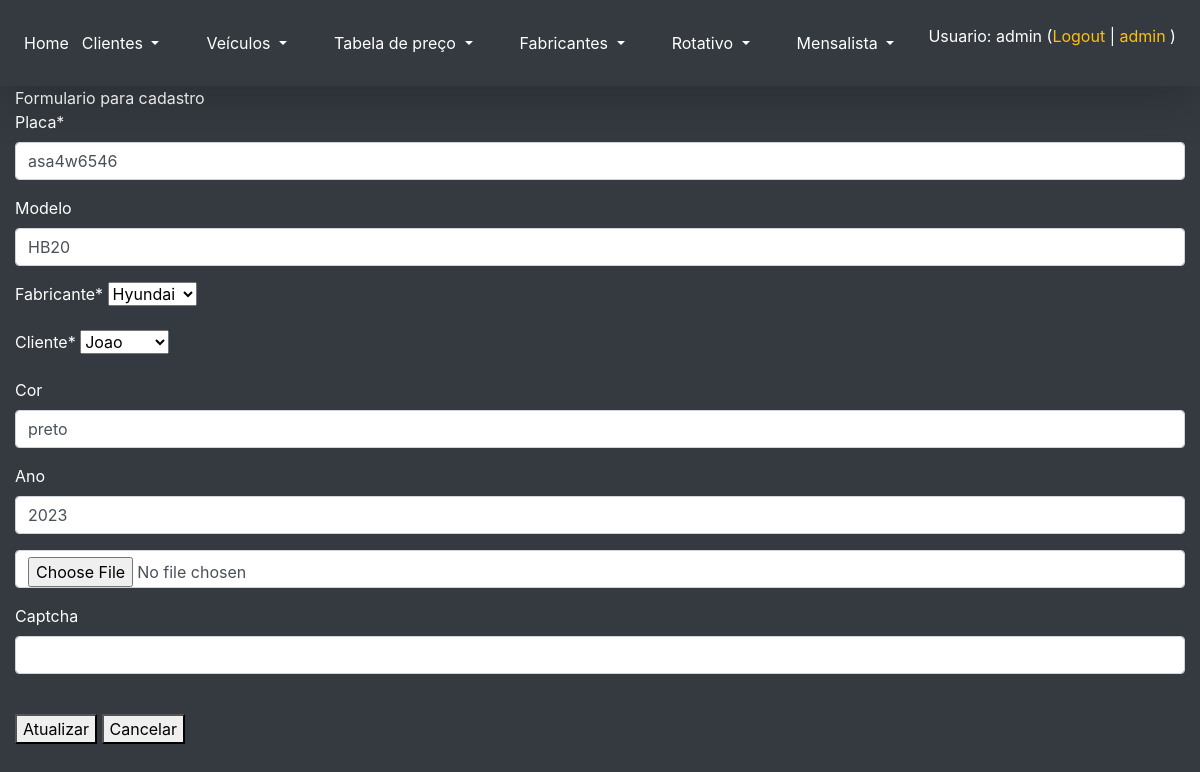
Screenshot of /atualiza_veiculo/6/ (signed in) with the database file from the repository.
### core/models.py (models this page shows, shortened)
class Veiculo(models.Model):
    placa = models.CharField(max_length=10, verbose_name='Placa')
    modelo = models.CharField(max_length=30, blank=True, null=True, verbose_name='Modelo')
    fabricante_id = models.ForeignKey(Fabricante, on_delete= models.CASCADE, verbose_name='Fabricante')
    cliente_id = models.ForeignKey(Cliente, on_delete= models.CASCADE, verbose_name='Cliente')
    cor = models.CharField(max_length=30, blank=True, null=True, verbose_name='Cor')
    ano = models.IntegerField(default=2023, blank=True, null=True, verbose_name='Ano')
    foto = models.ImageField(upload_to='foto_carro', blank=True, null=True, verbose_name='')
    class Meta:
        verbose_name_plural='Veículos'

### core/views.py (the view)
# urls.py: path('atualiza_veiculo/<int:id>/', atualiza_veiculo, name='url_atualiza_veiculo'),
@login_required
def atualiza_veiculo(request, id):
    if request.user.is_staff:
        obj = Veiculo.objects.get(id=id)
        form = FormVeiculo(request.POST or None, request.FILES or None, instance=obj)
        if form.is_valid():
            form.save()
            return redirect('url_listagem_veiculo')
        contexto = {'form': form, 'txt_title':'atualizaveiculo', 'txt-descricao':'Atualiza Veiculo','txt_button':'Atualizar'}
        return render(request,'core/cadastro.html', contexto)
    return render(request, 'core/mensagem.html')

### core/forms.py
class FormVeiculo(ModelForm):
    captcha = CaptchaField()
    class Meta:
        model =Veiculo
        fields ='__all__'

### core/models.py (called while the page is built)
    def __str__(self):
        return self.nome

    def __str__(self):
        return self.nome

### core/templates/core/cadastro.html (shortened to what this page needs)
{% extends 'base.html' %}
{%  load crispy_forms_tags %}
{% block main %}
    Formulario para cadastro <br>
  <form method="post" enctype="multipart/form-data">
    {{  form | crispy }} <br>
    <button type="submit">{{ txt_button }}</button>
  <button onclick="window.location.href= '/'">Cancelar</button>
  </form>
{% endblock %}

### templates/base.html (shortened to what this page needs)
<!DOCTYPE html>
<html lang="en">
<head>
    <link rel="stylesheet" href="https://cdn.jsdelivr.net/npm/bootstrap@4.6.2/dist/css/bootstrap.min.css">
</head>
<body class="bg-dark">
    <nav class="navbar navbar-expand-md p-4 w-100 shadow-lg text-white bg-dark navbar-dark align-items-center">
          <a href="/" class="text-white"> Home </a>
  <div class="collapse navbar-collapse" id="collapsibleNavbar">
      <ul class="navbar-nav align-items-start  flex justify-content-between w-100">
    <li class="nav-item">
      <div class="dropdown">
          <button type="button" class="btn btn-dark dropdown-toggle" data-toggle="dropdown">
            Clientes
          </button>
        </div>
    </li>
    <li class="nav-item">
      <div class="dropdown">
          <button type="button" class="btn btn-dark dropdown-toggle" data-toggle="dropdown">
            Veículos
          </button>
        </div>
    </li>
    <li class="nav-item">
      <div class="dropdown">
          <button type="button" class="btn btn-dark  dropdown-toggle" data-toggle="dropdown">
            Tabela de preço
          </button>
        </div>
    </li>
      <li class="nav-item">
      <div class="dropdown">
          <button type="button" class="btn btn-dark  dropdown-toggle" data-toggle="dropdown">
            Fabricantes
          </button>
        </div>
    </li>
      <li class="nav-item">
      <div class="dropdown">
          <button type="button" class="btn btn-dark  dropdown-toggle" data-toggle="dropdown">
            Rotativo
          </button>
        </div>
    </li>
      <li class="nav-item">
      <div class="dropdown">
          <button type="button" class="btn btn-dark  dropdown-toggle" data-toggle="dropdown">
            Mensalista
          </button>
        </div>
    </li>
      <li class="nav-item d-flex align-items-center">
          {% if user.get_username %}
            <div>
                Usuario: {{ user.get_username }}
                    (<a href="/accounts/logout" class="text-decoration-none text-warning">Logout</a> |
                    <a href="/admin/" class="text-decoration-none text-warning"> admin </a>)
            </div>
            {% else %}
                <div>
                    Usuario não autenticado
                        (<a href ="/accounts/login/" class="text-decoration-none text-warning">login</a> |
                        <a href ="/accounts/registrar" class="text-decoration-none text-warning"> registrar</a>)
                </div>
            {% endif %}<br>
      </li>
  </ul>
  </div>
</nav>
<div class="container-fluid text-white w-100 h-100">
    {%block main %}
    {% endblock %}
</div>
</body>
</html>

### rows the page displays
Veiculo: placa "asa4w6546", modelo "HB20", fabricante_id "Hyundai", cliente_id "Joao", cor "preto", ano "2023"

### other values shown
{{ user.get_username }} "admin"
{{ txt_button }} "Atualizar"
